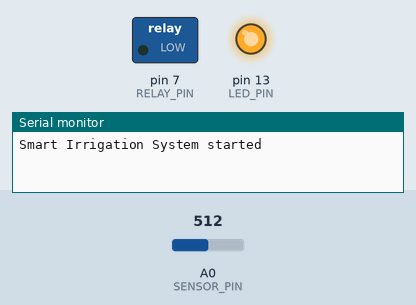
Recording of a sketch running on a simulated Arduino Uno, built with avr-gcc and run on an emulated ATmega328P. Parts: switched loads named in the sketch (green lamp = pin HIGH), output pins drawn as LEDs (lit = HIGH), the last lines printed to the serial monitor. Inputs (shaded band) come from the test bench; at power-on: A0 (SENSOR_PIN) = 512.

Above: at 1.2 s.
1.3 s: A0 (SENSOR_PIN) set to 373
4.3 s: A0 (SENSOR_PIN) set to 346
At 5.1 s:
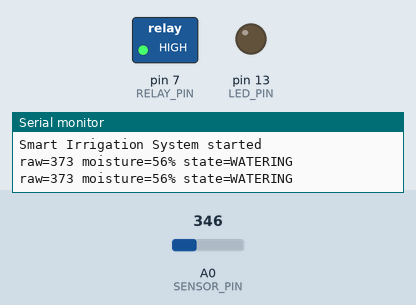
5.8 s: A0 (SENSOR_PIN) set to 427
8.8 s: A0 (SENSOR_PIN) set to 453
At 9.4 s:
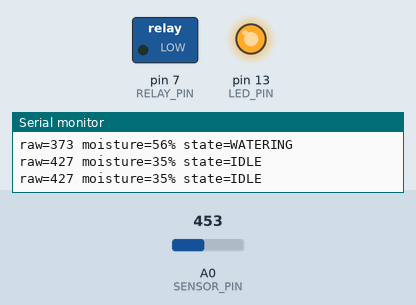
10.3 s: A0 (SENSOR_PIN) set to 306
At 10.8 s:
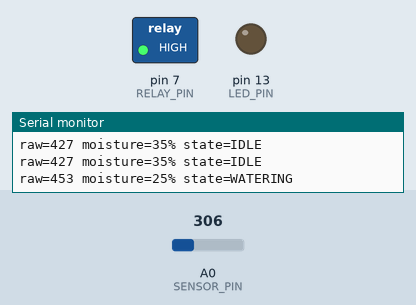
Timing chart, 0 to 12.8 s (numbered marks = the images above; inputs shaded):
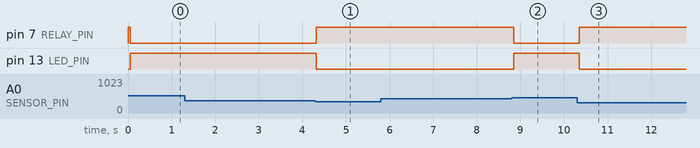

Measured:
- the behaviour switches between 365 and 364 on A0 (SENSOR_PIN) (found by bisection; images 0 and 1)
- the behaviour switches between 442 and 443 on A0 (SENSOR_PIN) (found by bisection; images 1 and 2)
- after the input at 4.3 s, pin 7 (RELAY_PIN): LOW → HIGH at once; pin 13 (LED_PIN): HIGH → LOW at once
- after the input at 8.8 s, pin 7 (RELAY_PIN): HIGH → LOW after 0.05 s; pin 13 (LED_PIN): LOW → HIGH after 0.05 s
- after the input at 10.3 s, pin 7 (RELAY_PIN): LOW → HIGH after 0.05 s; pin 13 (LED_PIN): HIGH → LOW after 0.05 s

The sketch:

smart_irrigation.ino
```cpp
// Smart Irrigation System - Arduino Uno
// Reads a capacitive soil-moisture sensor and switches a water pump through
// a relay, with hysteresis, a maximum run time and sensor-fault protection.
//
// Wiring:
//   Soil moisture sensor AOUT -> A0, VCC -> 5V, GND -> GND
//   Relay module IN -> D7 (active LOW), VCC -> 5V, GND -> GND
//   Pump powered through the relay's COM/NO contacts from its own supply
//   Status LED -> D13 (on-board)

#include "irrigation_controller.h"

const uint8_t SENSOR_PIN = A0;
const uint8_t RELAY_PIN = 7;
const uint8_t LED_PIN = 13;
const bool RELAY_ACTIVE_LOW = true;

// Calibrate dryRaw/wetRaw for your sensor: note A0 in dry air and in a glass of water.
IrrigationConfig config = {
  520,              // dryRaw
  260,              // wetRaw
  30,               // start watering below 30 %
  60,               // stop watering at 60 %
  60000UL,          // max 60 s per cycle
  300000UL,         // 5 min cooldown after a max-length cycle
  50,               // fault if reading < 50 (shorted)
  1000              // fault if reading > 1000 (disconnected)
};

IrrigationController controller(config);
unsigned long lastPrint = 0;

int readMoistureRaw() {
  long sum = 0;
  for (int i = 0; i < 10; i++) {   // average 10 samples to reduce noise
    sum += analogRead(SENSOR_PIN);
    delay(5);
  }
  return (int)(sum / 10);
}

void setPump(bool on) {
  digitalWrite(RELAY_PIN, (on ^ RELAY_ACTIVE_LOW) ? HIGH : LOW);
  digitalWrite(LED_PIN, on ? HIGH : LOW);
}

const char* stateName(IrrigationState s) {
  switch (s) {
    case IDLE: return "IDLE";
    case WATERING: return "WATERING";
    case COOLDOWN: return "COOLDOWN";
    default: return "SENSOR_FAULT";
  }
}

void setup() {
  Serial.begin(9600);
  pinMode(RELAY_PIN, OUTPUT);
  pinMode(LED_PIN, OUTPUT);
  setPump(false);
  Serial.println(F("Smart Irrigation System started"));
}

void loop() {
  int raw = readMoistureRaw();
  bool pumpOn = controller.update(raw, millis());
  setPump(pumpOn);

  if (millis() - lastPrint >= 2000) {
    lastPrint = millis();
    Serial.print(F("raw="));
    Serial.print(raw);
    Serial.print(F(" moisture="));
    Serial.print(controller.moisturePercent());
    Serial.print(F("% state="));
    Serial.println(stateName(controller.getState()));
  }
  delay(200);
}
```

irrigation_controller.h
```cpp
// Pure decision logic for the smart irrigation system.
// No Arduino dependencies, so it can be unit-tested on a PC.
#ifndef IRRIGATION_CONTROLLER_H
#define IRRIGATION_CONTROLLER_H

#include <stdint.h>

struct IrrigationConfig {
  int dryRaw;                     // ADC reading in completely dry soil
  int wetRaw;                     // ADC reading in fully wet soil
  int startBelowPercent;          // start watering below this moisture
  int stopAtPercent;              // stop watering at/above this moisture
  uint32_t maxRunMs;         // safety limit for one watering cycle
  uint32_t cooldownMs;       // pause after hitting the safety limit
  int faultLowRaw;                // readings outside [faultLowRaw, faultHighRaw]
  int faultHighRaw;               //   mean the sensor is disconnected/shorted
};

enum IrrigationState { IDLE, WATERING, COOLDOWN, SENSOR_FAULT };

class IrrigationController {
 public:
  explicit IrrigationController(const IrrigationConfig& c)
      : cfg(c), state(IDLE), stateSince(0), lastPercent(0) {}

  // Convert a raw ADC value to 0-100 % moisture (capacitive sensors read
  // lower when wetter, so dryRaw > wetRaw).
  int toPercent(int raw) const {
    long span = (long)cfg.dryRaw - cfg.wetRaw;
    if (span == 0) return 0;
    long p = ((long)cfg.dryRaw - raw) * 100L / span;
    if (p < 0) p = 0;
    if (p > 100) p = 100;
    return (int)p;
  }

  // Call regularly with the latest sensor reading and the current time.
  // Returns true if the pump should be ON.
  bool update(int raw, uint32_t nowMs) {
    if (raw < cfg.faultLowRaw || raw > cfg.faultHighRaw) {
      enter(SENSOR_FAULT, nowMs);
      return false;
    }
    lastPercent = toPercent(raw);

    switch (state) {
      case SENSOR_FAULT:            // sensor is back: resume normally
      case IDLE:
        if (lastPercent < cfg.startBelowPercent) enter(WATERING, nowMs);
        else enter(IDLE, nowMs);
        break;
      case WATERING:
        if (lastPercent >= cfg.stopAtPercent) enter(IDLE, nowMs);
        else if (nowMs - stateSince >= cfg.maxRunMs) enter(COOLDOWN, nowMs);
        break;
      case COOLDOWN:
        if (nowMs - stateSince >= cfg.cooldownMs) enter(IDLE, nowMs);
        break;
    }
    return state == WATERING;
  }

  IrrigationState getState() const { return state; }
  int moisturePercent() const { return lastPercent; }

 private:
  void enter(IrrigationState s, uint32_t nowMs) {
    if (s != state) { state = s; stateSince = nowMs; }
  }
  IrrigationConfig cfg;
  IrrigationState state;
  uint32_t stateSince;
  int lastPercent;
};

#endif
```
